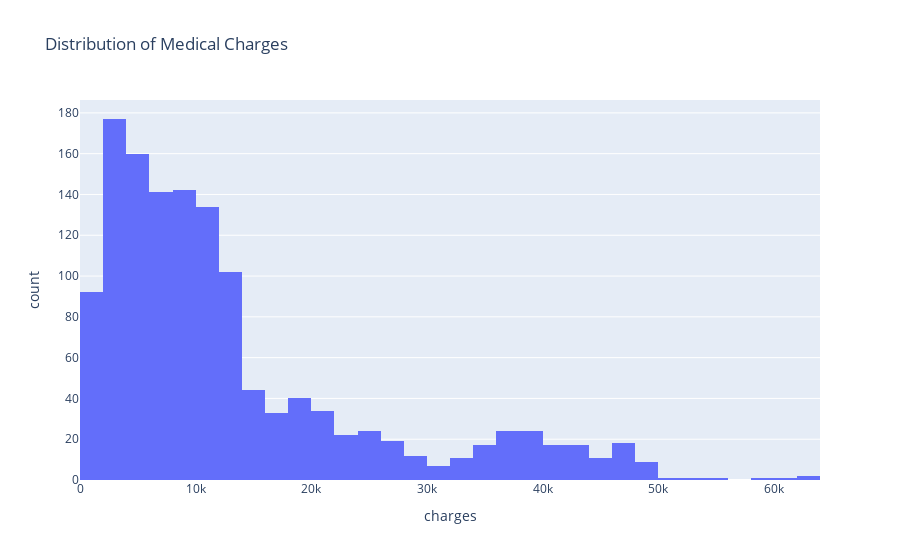

This figure's notebook cell:
### Markdown cell above
## Checking the distribution of charge

### Code cell
px.histogram(
df,
x= 'charges',
nbins=40,
title="Distribution of Medical Charges",
)

### Figure 1 — Plotly figure (JSON) as saved in the notebook; plotly's stock layout.template omitted (floating-point values rounded to 4 significant figures; data arrays with more than 128 entries replaced by an {"elided": "..."} marker saying what was removed)
{"data": [{"bingroup": "x", "hovertemplate": "charges=%{x}<br>count=%{y}<extra></extra>", "legendgroup": "", "marker": {"color": "#636efa", "pattern": {"shape": ""}}, "name": "", "nbinsx": 40, "orientation": "v", "showlegend": false, "type": "histogram", "x": {"elided": "1338 float values"}, "xaxis": "x", "yaxis": "y"}], "layout": {"barmode": "relative", "legend": {"tracegroupgap": 0}, "title": {"text": "Distribution of Medical Charges"}, "xaxis": {"anchor": "y", "domain": [0, 1], "title": {"text": "charges"}}, "yaxis": {"anchor": "x", "domain": [0, 1], "title": {"text": "count"}}}}
